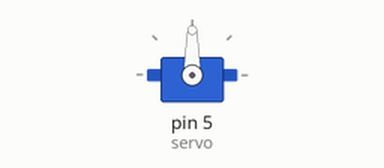
Simulated run of this sketch. Board: Arduino Uno, built with avr-gcc and run on an emulated ATmega328P. Shown: servo.

Above: at 0.05 s.
At 0.45 s:
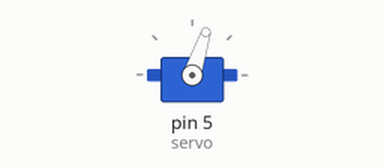
At 0.75 s:
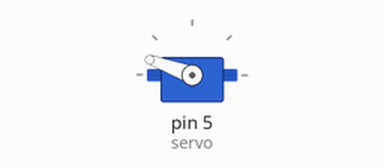
At 10.85 s:
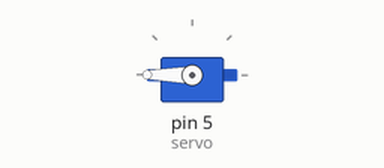
Timing chart, 0 to 14.1 s (numbered marks = the images above):
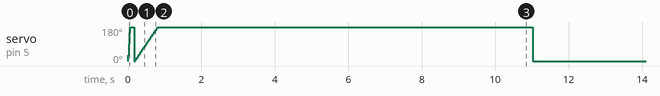

Measured:
- by itself, servo on pin 5 (servo): ramps from 0° to 180° and jumps back, once every 10.9 s

The sketch:

Servo.ino
```cpp
#include <Servo.h>

Servo servo;
int angle = 0;

void setup() {
  servo.attach(5);
  servo.write(angle);
}


void loop()
{
 // scan from 0 to 180 degrees
  //for(angle = 10; angle < 180; angle++)
  //{
    servo.write(angle);
    angle=angle+30;
    delay(10);
 // }
  // now scan back from 180 to 0 degrees
 // for(angle = 180; angle > 10; angle--)
 // {
  //  servo.write(angle);
  //  delay(15);
 // }
}
```
